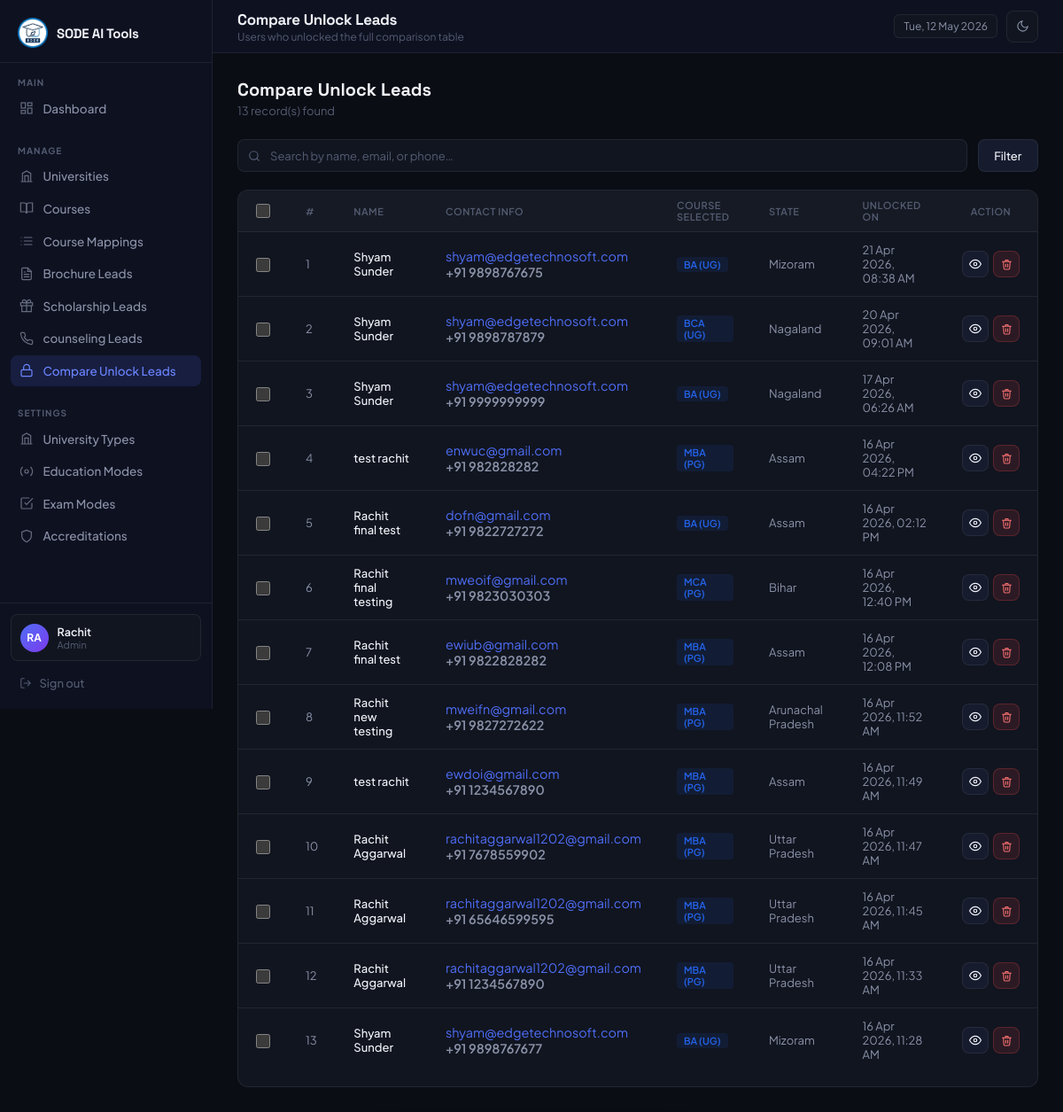
/admin/compare_unlock_leads.php (signed in), run on an earlier commit of the app's database.
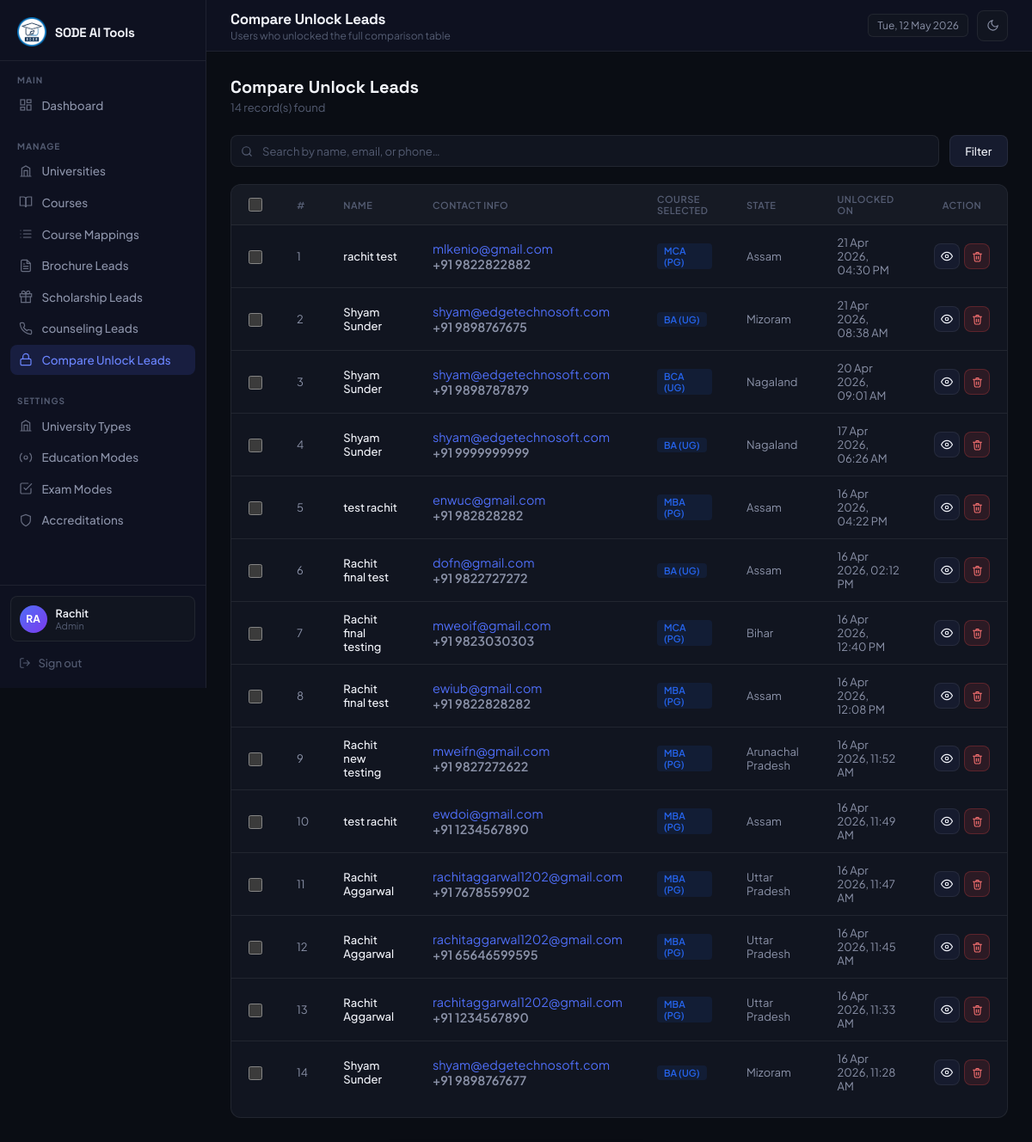
And on a later commit of the database.
### tables this page shows
CREATE TABLE `compare_unlock_leads` (
  `id` int(11) NOT NULL,
  `name` varchar(150) NOT NULL,
  `email` varchar(200) NOT NULL,
  `country_code` varchar(10) DEFAULT '+91',
  `phone` varchar(20) NOT NULL,
  `course` varchar(200) DEFAULT NULL,
  `state` varchar(100) DEFAULT NULL,
  `page_url` text DEFAULT NULL,
  `user_ip` varchar(50) DEFAULT NULL,
  `created_at` datetime NOT NULL
);

### includes/helpers.php (called while the page is built, shortened)
<?php
function e(mixed $val): string {
    return htmlspecialchars((string)$val, ENT_QUOTES, 'UTF-8');
}

### admin/compare_unlock_leads.php (the view, shortened to what this page needs)
<?php
require_once '../includes/db.php';
require_once '../includes/helpers.php';
$search = trim($_GET['search'] ?? '');
$where = ["1 = 1"];
$params = [];
$sql = "SELECT id, name, email, country_code, phone, course, state, page_url, user_ip, created_at
        FROM compare_unlock_leads
        WHERE " . implode(' AND ', $where) . "
        ORDER BY created_at DESC";
try {
    $stmt = $pdo->prepare($sql);
    $stmt->execute($params);
    $leads = $stmt->fetchAll(PDO::FETCH_ASSOC);
} catch (PDOException $e) {
    $leads = [];
    if ($e->getCode() == '42S02') {
        $table_missing = true;
    }
}
$active_page = 'compare_unlock_leads';
$page_title = 'Compare Unlock Leads';
$page_subtitle = 'Users who unlocked the full comparison table';
?>
<!DOCTYPE html>
<html lang="en">
<head>
</head>
<body>
  <?php require_once __DIR__ . '/includes/sidebar.php'; ?>
  <main class="main">
    <?php require_once __DIR__ . '/includes/topbar.php'; ?>
    <div class="content">
      <div class="page-header">
        <div>
          <h3>Compare Unlock Leads</h3>
          <p><?= count($leads) ?> record(s) found</p>
        </div>
      </div>
      <div class="search-bar">
        <form method="GET" style="display:contents;">
          <div class="search-input-wrap" style="flex:1;">
            <input type="text" name="search" placeholder="Search by name, email, or phone…" value="<?= e($search) ?>" style="width:100%;">
          </div>
          <button type="submit" class="btn btn-secondary">Filter</button>
        </form>
      </div>
      <div class="panel">
        <div class="table-responsive">
          <table>
          <thead>
            <tr>
              <th style="width:40px;"><input type="checkbox" class="bulk-cb" id="bulkSelectAll" title="Select All"></th>
              <th style="width:50px;">#</th>
              <th>Name</th>
              <th>Contact Info</th>
              <th>Course Selected</th>
              <th>State</th>
              <th>Unlocked On</th>
              <th style="width:80px; text-align:center;">Action</th>
            </tr>
          </thead>
          <tbody>
            <?php if ($leads): ?>
              <?php foreach ($leads as $i => $l): ?>
                <tr>
                  <td><input type="checkbox" class="bulk-cb bulk-row-cb" value="<?= $l['id'] ?>"></td>
                  <td data-label="#"><?= $i + 1 ?></td>
                  <td data-label="Name">
                      <div class="cell-name"><?= e($l['name']) ?></div>
                  </td>
                  <td data-label="Contact">
                      <div style="font-size:0.9rem;">
                          <div style="color:var(--accent);"><?= e($l['email']) ?></div>
                          <div style="color:var(--text-m); font-weight:600;"><?= e($l['country_code']) ?> <?= e($l['phone']) ?></div>
                      </div>
                  </td>
                  <td data-label="Course">
                      <span class="badge" style="background:rgba(37,99,235,0.1); color:#2563eb;">
                          <?= e($l['course'] ?: 'N/A') ?>
                      </span>
                  </td>
                  <td data-label="State"><?= e($l['state'] ?: 'N/A') ?></td>
                  <td data-label="Unlocked On"><?= date('d M Y, h:i A', strtotime($l['created_at'])) ?></td>
                  <td data-label="Action">
                    <div class="action-col" style="justify-content:center; gap:5px;">
                      <a href="compare_unlock_lead_view.php?id=<?= $l['id'] ?>" class="btn btn-secondary btn-sm btn-icon" title="View Details">
                        <svg width="14" height="14" viewBox="0 0 24 24" fill="none" stroke="currentColor" stroke-width="2" stroke-linecap="round"><path d="M1 12s4-8 11-8 11 8 11 8-4 8-11 8-11-8-11-8z"/><circle cx="12" cy="12" r="3"/></svg>
                      </a>
                      <form method="POST" style="display:inline;">
                        <button type="submit" class="btn btn-danger btn-sm btn-icon" title="Delete Lead" data-confirm="Delete compare unlock lead for '<?= e($l['name']) ?>'? This cannot be undone.">
                          <svg width="13" height="13" viewBox="0 0 24 24" fill="none" stroke="currentColor" stroke-width="2" stroke-linecap="round"><polyline points="3 6 5 6 21 6" /><path d="M19 6l-1 14a2 2 0 0 1-2 2H8a2 2 0 0 1-2-2L5 6" /><path d="M10 11v6M14 11v6" /><path d="M9 6V4a1 1 0 0 1 1-1h4a1 1 0 0 1 1 1v2" /></svg>
                        </button>
                      </form>
                    </div>
                  </td>
                </tr>
              <?php endforeach; ?>
            <?php endif; ?>
          </tbody>
          </table>
        </div>
      </div>
    </div>
  </main>
</body>
</html>

### admin/includes/sidebar.php (shortened to what this page needs)
<?php
function _nav_cls(string $page, string $cur): string
{
  return 'nav-item' . ($page === $cur ? ' active' : '');
}
$_logout_url = ADMIN_URL . '/logout.php';
?>
<aside class="sidebar" id="sidebar">
  <div class="sidebar-brand">
    <div class="logo-icon"><img style="width:100%;" src="<?= ADMIN_URL ?>/assets/images/favicon.png"></div>
    <span>SODE AI Tools</span>
  </div>
  <nav class="sidebar-nav">
    <div class="nav-section">
      <div class="nav-section-label">Main</div>
      <a href="<?= ADMIN_URL ?>/dashboard.php" class="<?= _nav_cls('dashboard', $active_page) ?>">
        <svg width="16" height="16" viewBox="0 0 24 24" fill="none" stroke="currentColor" stroke-width="1.8"
          stroke-linecap="round">
          <rect x="3" y="3" width="7" height="9" />
          <rect x="14" y="3" width="7" height="5" />
          <rect x="14" y="12" width="7" height="9" />
          <rect x="3" y="16" width="7" height="5" />
        </svg>
        Dashboard
      </a>
    </div>
    <div class="nav-section">
      <div class="nav-section-label">Manage</div>
      <a href="<?= ADMIN_URL ?>/universities/index.php" class="<?= _nav_cls('universities', $active_page) ?>">
        <svg width="16" height="16" viewBox="0 0 24 24" fill="none" stroke="currentColor" stroke-width="1.8"
          stroke-linecap="round">
          <path d="M3 21h18M5 21V7l7-4 7 4v14M9 21V11h6v10" />
        </svg>
        Universities
      </a>
      <a href="<?= ADMIN_URL ?>/courses/index.php" class="<?= _nav_cls('courses', $active_page) ?>">
        <svg width="16" height="16" viewBox="0 0 24 24" fill="none" stroke="currentColor" stroke-width="1.8"
          stroke-linecap="round">
          <path d="M2 3h6a4 4 0 0 1 4 4v14a3 3 0 0 0-3-3H2z" />
          <path d="M22 3h-6a4 4 0 0 0-4 4v14a3 3 0 0 1 3-3h7z" />
        </svg>
        Courses
      </a>
      <a href="<?= ADMIN_URL ?>/mappings/index.php" class="<?= _nav_cls('mappings', $active_page) ?>">
        <svg width="16" height="16" viewBox="0 0 24 24" fill="none" stroke="currentColor" stroke-width="1.8"
          stroke-linecap="round">
          <path d="M8 6h13M8 12h13M8 18h13M3 6h.01M3 12h.01M3 18h.01" />
        </svg>
        Course Mappings
      </a>
      <a href="<?= ADMIN_URL ?>/leads.php" class="<?= _nav_cls('leads', $active_page) ?>">
        Brochure Leads
      </a>
      <a href="<?= ADMIN_URL ?>/scholarship_leads.php" class="<?= _nav_cls('scholarship_leads', $active_page) ?>">
        Scholarship Leads
      </a>
      <a href="<?= ADMIN_URL ?>/counseling_leads.php" class="<?= _nav_cls('counseling_leads', $active_page) ?>">
        counseling Leads
      </a>
      <a href="<?= ADMIN_URL ?>/compare_unlock_leads.php" class="<?= _nav_cls('compare_unlock_leads', $active_page) ?>">
        <svg width="16" height="16" viewBox="0 0 24 24" fill="none" stroke="currentColor" stroke-width="1.8"
          stroke-linecap="round">
          <rect x="3" y="11" width="18" height="11" rx="2" ry="2"></rect>
          <path d="M7 11V7a5 5 0 0 1 10 0v4"></path>
        </svg>
        Compare Unlock Leads
      </a>
    </div>
    <div class="nav-section">
      <div class="nav-section-label">Settings</div>
      <a href="<?= ADMIN_URL ?>/masters/university_types.php" class="<?= _nav_cls('university_types', $active_page) ?>">
        <svg width="16" height="16" viewBox="0 0 24 24" fill="none" stroke="currentColor" stroke-width="1.8"
          stroke-linecap="round">
          <path d="M3 21h18M5 21V7l7-4 7 4v14M9 21V11h6v10" />
        </svg>
        University Types
      </a>
      <a href="<?= ADMIN_URL ?>/masters/modes.php" class="<?= _nav_cls('modes', $active_page) ?>">
        <svg width="16" height="16" viewBox="0 0 24 24" fill="none" stroke="currentColor" stroke-width="1.8"
          stroke-linecap="round">
          <circle cx="12" cy="12" r="3" />
          <path d="M19.07 4.93a10 10 0 0 1 0 14.14M4.93 4.93a10 10 0 0 0 0 14.14" />
        </svg>
        Education Modes
      </a>
      <a href="<?= ADMIN_URL ?>/masters/exam_modes.php" class="<?= _nav_cls('exam_modes', $active_page) ?>">
        <svg width="16" height="16" viewBox="0 0 24 24" fill="none" stroke="currentColor" stroke-width="1.8"
          stroke-linecap="round">
          <path d="M9 11l3 3L22 4" />
          <path d="M21 12v7a2 2 0 0 1-2 2H5a2 2 0 0 1-2-2V5a2 2 0 0 1 2-2h11" />
        </svg>
        Exam Modes
      </a>
      <a href="<?= ADMIN_URL ?>/masters/accreditations.php" class="<?= _nav_cls('accreditations', $active_page) ?>">
        <svg width="16" height="16" viewBox="0 0 24 24" fill="none" stroke="currentColor" stroke-width="1.8"
          stroke-linecap="round">
          <path d="M12 22s8-4 8-10V5l-8-3-8 3v7c0 6 8 10 8 10z" />
        </svg>
        Accreditations
      </a>
    </div>
  </nav>
  <div class="sidebar-footer">
    <div class="user-info">
      <div class="avatar"><?= strtoupper(substr($_SESSION['admin_name'], 0, 2)) ?></div>
      <div class="user-meta">
        <span class="uname"><?= htmlspecialchars($_SESSION['admin_name']) ?></span>
        <span class="urole"><?= htmlspecialchars($_SESSION['admin_role']) ?></span>
      </div>
    </div>
    <form method="POST" action="<?= $_logout_url ?>">
      <button type="submit" class="btn-logout">
        <svg width="14" height="14" viewBox="0 0 24 24" fill="none" stroke="currentColor" stroke-width="1.8"
          stroke-linecap="round">
          <path d="M9 21H5a2 2 0 0 1-2-2V5a2 2 0 0 1 2-2h4M16 17l5-5-5-5M21 12H9" />
        </svg>
        Sign out
      </button>
    </form>
  </div>
</aside>

### admin/includes/topbar.php (shortened to what this page needs)
<div class="topbar">
  <div class="topbar-left-wrap">
    <div class="topbar-left">
      <h2><?= htmlspecialchars($page_title) ?></h2>
      <?php if ($page_subtitle): ?>
        <p><?= htmlspecialchars($page_subtitle) ?></p>
      <?php endif; ?>
    </div>
  </div>
  <div class="topbar-right">
    <div class="badge-date"><?= date('D, d M Y') ?></div>
    <button class="btn-theme-toggle" id="themeToggle" aria-label="Toggle theme" title="Toggle light/dark mode">
      <span class="icon-dark">
        <svg width="15" height="15" viewBox="0 0 24 24" fill="none" stroke="currentColor" stroke-width="1.8" stroke-linecap="round">
          <path d="M21 12.79A9 9 0 1 1 11.21 3 7 7 0 0 0 21 12.79z"/>
        </svg>
      </span>
    </button>
  </div>
</div>

What changed in the data, as far as the page shows it:
added compare_unlock_leads: name "rachit test", email "mlkenio@gmail.com", country_code "+91", phone "9822822882", course "MCA (PG)", state "Assam", created_at "21 Apr 2026, 04:30 PM"
Also different on the page:
count($leads): "13" → "14"
